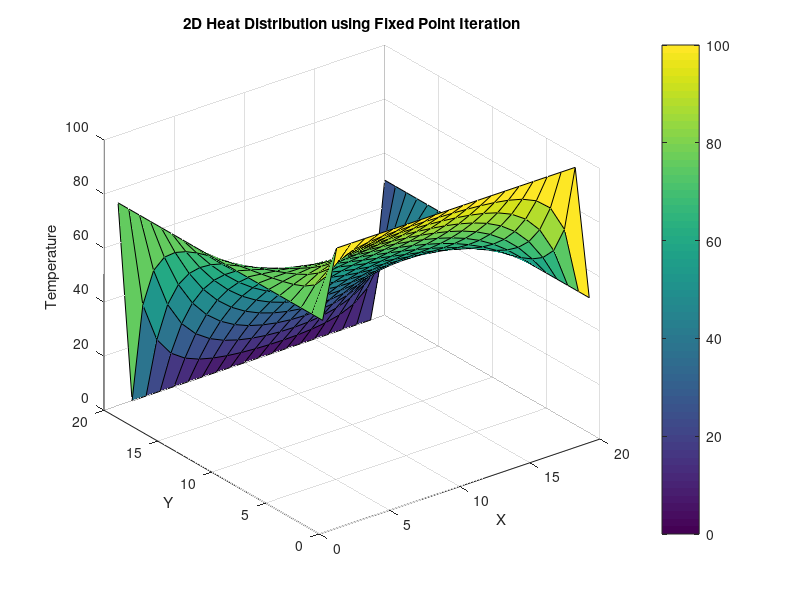

Recreate this plot in MATLAB.
nx = 20; ny = 20;
max_iter = 500;
tol = 1e-4;
T = zeros(nx, ny);
T(1,:) = 100;      
T(end,:) = 0;      
T(:,1) = 75;       
T(:,end) = 50;     
T_old = T;
for k = 1:max_iter
    for i = 2:nx-1
        for j = 2:ny-1
            T(i,j) = 0.25 * (T_old(i+1,j) + T_old(i-1,j) + T_old(i,j+1) + T_old(i,j-1));
        end
    end
    if max(max(abs(T - T_old))) < tol
        fprintf('Converged after %d iterations\n', k);
        break;
    end
    T_old = T;
end
figure;
surf(T);
xlabel('X'); ylabel('Y'); zlabel('Temperature');
title('2D Heat Distribution using Fixed Point Iteration');
colorbar;
